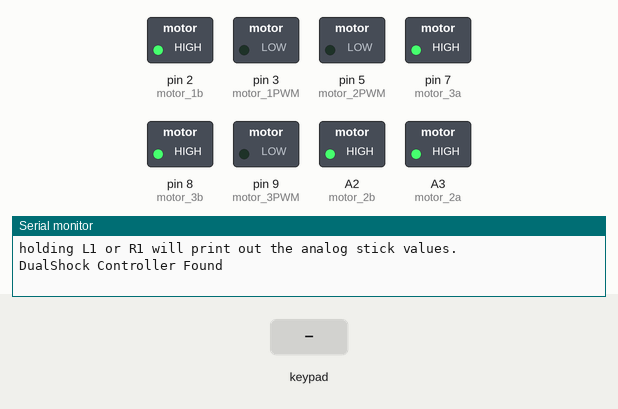
This sketch was run on a simulated Arduino Uno, built with avr-gcc and run on an emulated ATmega328P. Shown: switched loads named in the sketch (green lamp = pin HIGH), the last lines printed to the serial monitor. Inputs (shaded band) come from the test bench. Pins used as bus, display or sensor lines are not drawn.

Above: at 1.2 s.
1.3 s: key 'U' pressed
At 2.7 s:
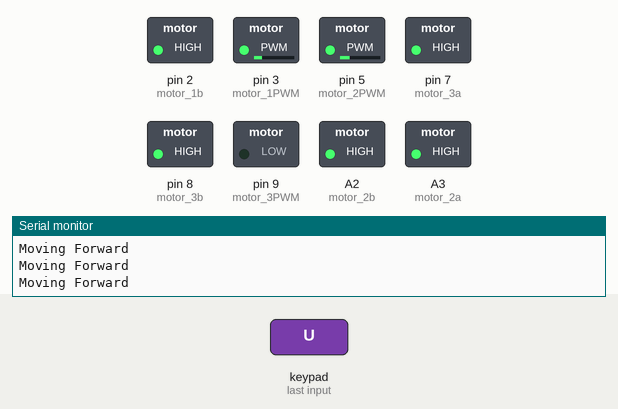
3.2 s: key 'D' pressed
At 3.45 s:
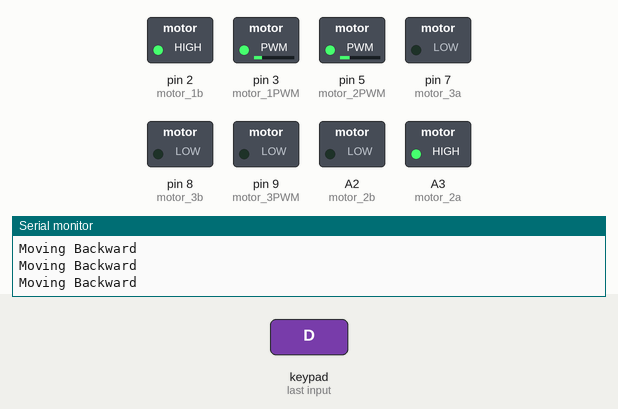
5.1 s: key 'L' pressed
At 6.0 s:
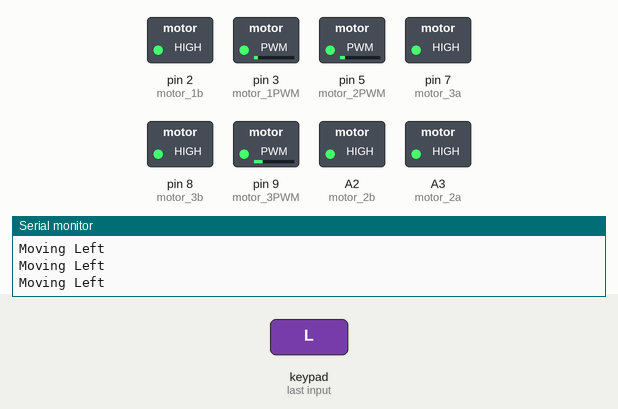
7.0 s: key 'R' pressed
At 7.23 s:
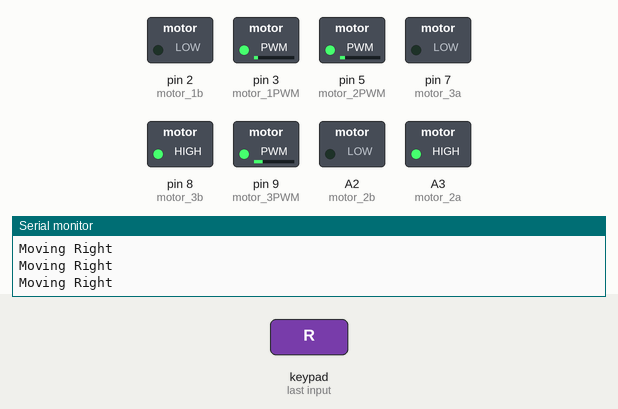
8.9 s: key 'U' pressed
At 9.14 s:
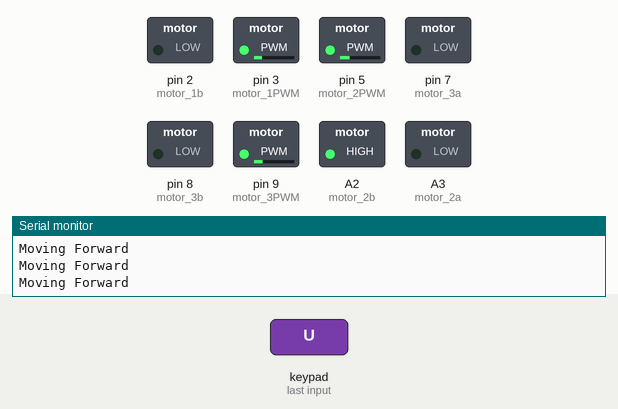
10.8 s: key 'D' pressed
At 11.0 s:
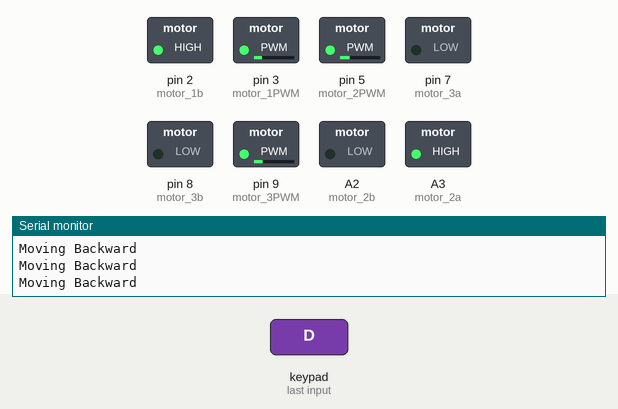
Timing chart, 0 to 13.7 s (numbered marks = the images above; inputs shaded):
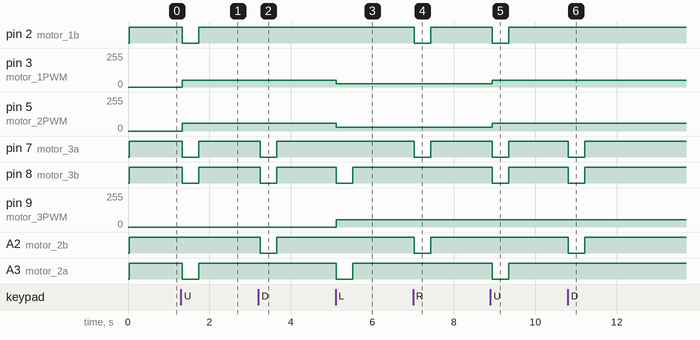

The sketch:

3WD_Omni_Wheel.ino
```cpp
#include <PS2X_lib.h>

//PS2 pins
PS2X ps2x;
#define  ps2_clock 13
#define  ps2_command 11
#define  ps2_attention 10
#define  ps2_data 12
#define  ps2_Pressures true
#define  ps2_Rumble true

int error = 0;
byte type = 0;
byte vibrate = 0;

int motor_Front_left_speed = 50;
int motor_Front_right_speed = 60;
int motor_Back_speed = 55;

//motor driver pins
//Front Left
#define motor_1a 1
#define motor_1b 2
#define motor_1PWM 3
//Front Right
#define motor_2a A3
#define motor_2b A2
#define motor_2PWM 5
//Back
#define motor_3a 7
#define motor_3b 8
#define motor_3PWM 9

void setup()
{
  Serial.begin(57600);
   pinMode(motor_1a,OUTPUT);
   pinMode(motor_1b,OUTPUT);
   pinMode(motor_1PWM,OUTPUT);
   pinMode(motor_2a,OUTPUT);
   pinMode(motor_2b,OUTPUT);
   pinMode(motor_2PWM,OUTPUT);
   pinMode(motor_3a,OUTPUT);
   pinMode(motor_3b,OUTPUT);
   pinMode(motor_3PWM,OUTPUT);

  error = ps2x.config_gamepad(ps2_clock,ps2_command,ps2_attention,ps2_data,ps2_Pressures,ps2_Rumble);
  if(error == 0)
  {
    Serial.println("Found Controller, configured successful");
    Serial.println("Try out all the buttons, X will vibrate the controller, faster as you press harder;");
    Serial.println("holding L1 or R1 will print out the analog stick values.");
  }
   else if(error == 1)
    Serial.println("No controller found");
   else if(error == 2)
    Serial.println("Controller found but not accepting commands");
   else if(error == 3)
    Serial.println("Controller refusing to enter Pressures mode, may not support it. ");
    type = ps2x.readType();
      switch(type)
      {
        case 0:
         Serial.println("Unknown Controller type");
        break;
        case 1:
         Serial.println("DualShock Controller Found");
        break;
        case 2:
          Serial.println("GuitarHero Controller Found");
        break;
      }

  digitalWrite(motor_1PWM,0);
  digitalWrite(motor_2PWM,0);
  digitalWrite(motor_3PWM,0);
  digitalWrite(motor_1a,HIGH);
  digitalWrite(motor_1b,HIGH);
  digitalWrite(motor_2a,HIGH);
  digitalWrite(motor_2b,HIGH);
  digitalWrite(motor_3a,HIGH);
  digitalWrite(motor_3b,HIGH);

}

void loop()
{
  ps2x.read_gamepad();
    if(ps2x.Button(PSB_L1))
    {
      analogWrite(motor_1PWM,(motor_Front_left_speed)/2);
      analogWrite(motor_2PWM,(motor_Front_right_speed)/2);
      analogWrite(motor_3PWM,motor_Back_speed/2);

      digitalWrite(motor_1a,HIGH);
      digitalWrite(motor_1b,LOW);
      digitalWrite(motor_2a,HIGH);
      digitalWrite(motor_2b,LOW);
      digitalWrite(motor_3a,HIGH);
      digitalWrite(motor_3b,LOW);
    }
    else if(ps2x.Button(PSB_R1))
    {
      analogWrite(motor_1PWM,(motor_Front_left_speed)/2);
      analogWrite(motor_2PWM,(motor_Front_right_speed)/2);
      analogWrite(motor_3PWM,motor_Back_speed/2);

      digitalWrite(motor_1a,LOW);
      digitalWrite(motor_1b,HIGH);
      digitalWrite(motor_2a,LOW);
      digitalWrite(motor_2b,HIGH);
      digitalWrite(motor_3a,LOW);
      digitalWrite(motor_3b,HIGH);

    }
    else if(ps2x.Button(PSB_PAD_UP))
    {
      Serial.println("Moving Forward");
      analogWrite(motor_1PWM,motor_Front_left_speed);
      analogWrite(motor_2PWM,motor_Front_right_speed);

      digitalWrite(motor_1a,HIGH);
      digitalWrite(motor_1b,LOW);
      digitalWrite(motor_2a,LOW);
      digitalWrite(motor_2b,HIGH);
      digitalWrite(motor_3a,LOW);
      digitalWrite(motor_3b,LOW);
    }
    else if(ps2x.Button(PSB_PAD_DOWN))
    {
      Serial.println("Moving Backward");
      analogWrite(motor_1PWM,motor_Front_left_speed);
      analogWrite(motor_2PWM,motor_Front_right_speed);

      digitalWrite(motor_1a,LOW);
      digitalWrite(motor_1b,HIGH);
      digitalWrite(motor_2a,HIGH);
      digitalWrite(motor_2b,LOW);
      digitalWrite(motor_3a,LOW);
      digitalWrite(motor_3b,LOW);
    }
     else if(ps2x.Button(PSB_PAD_LEFT))
    {

      Serial.println("Moving Left");
      analogWrite(motor_1PWM,(motor_Front_left_speed)/2);
      analogWrite(motor_2PWM,(motor_Front_right_speed)/2);
      analogWrite(motor_3PWM,motor_Back_speed);

      digitalWrite(motor_1a,LOW);
      digitalWrite(motor_1b,HIGH);
      digitalWrite(motor_2a,LOW);
      digitalWrite(motor_2b,HIGH);
      digitalWrite(motor_3a,HIGH);
      digitalWrite(motor_3b,LOW);
    }
     else if(ps2x.Button(PSB_PAD_RIGHT))
    {

      Serial.println("Moving Right");
      analogWrite(motor_1PWM,(motor_Front_left_speed)/2);
      analogWrite(motor_2PWM,(motor_Front_right_speed)/2);
      analogWrite(motor_3PWM,motor_Back_speed);

      digitalWrite(motor_1a,HIGH);
      digitalWrite(motor_1b,LOW);
      digitalWrite(motor_2a,HIGH);
      digitalWrite(motor_2b,LOW);
      digitalWrite(motor_3a,LOW);
      digitalWrite(motor_3b,HIGH);
    }
    else
    {
     digitalWrite(motor_1a,HIGH);
     digitalWrite(motor_1b,HIGH);
     digitalWrite(motor_2a,HIGH);
     digitalWrite(motor_2b,HIGH);
     digitalWrite(motor_3a,HIGH);
     digitalWrite(motor_3b,HIGH);
    }
    delay(50);
}
```

Measured:
- after the input at 1.3 s, pin 2 (motor_1b), pin 7 (motor_3a), pin 8 (motor_3b), A3 (motor_2a): HIGH → LOW at once, → HIGH 0.40 s later; pin 3 (motor_1PWM): 0/255 → 50/255 at once; pin 5 (motor_2PWM): 0/255 → 60/255 at once
- after the input at 3.2 s, pin 7 (motor_3a), pin 8 (motor_3b), A2 (motor_2b): HIGH → LOW after 0.05 s, → HIGH 0.40 s later
- after the input at 5.1 s, pin 3 (motor_1PWM): 50/255 → 25/255 at once; pin 5 (motor_2PWM): 60/255 → 30/255 at once; pin 8 (motor_3b), A3 (motor_2a): HIGH → LOW at once, → HIGH 0.40 s later; pin 9 (motor_3PWM): 0/255 → 55/255 at once
- after the input at 7.0 s, pin 2 (motor_1b), pin 7 (motor_3a), A2 (motor_2b): HIGH → LOW at once, → HIGH 0.40 s later
- after the input at 8.9 s, pin 2 (motor_1b), pin 7 (motor_3a), pin 8 (motor_3b), A3 (motor_2a): HIGH → LOW at once, → HIGH 0.40 s later; pin 3 (motor_1PWM): 25/255 → 50/255 at once; pin 5 (motor_2PWM): 30/255 → 60/255 at once
- after the input at 10.8 s, pin 7 (motor_3a), pin 8 (motor_3b), A2 (motor_2b): HIGH → LOW at once, → HIGH 0.40 s later
